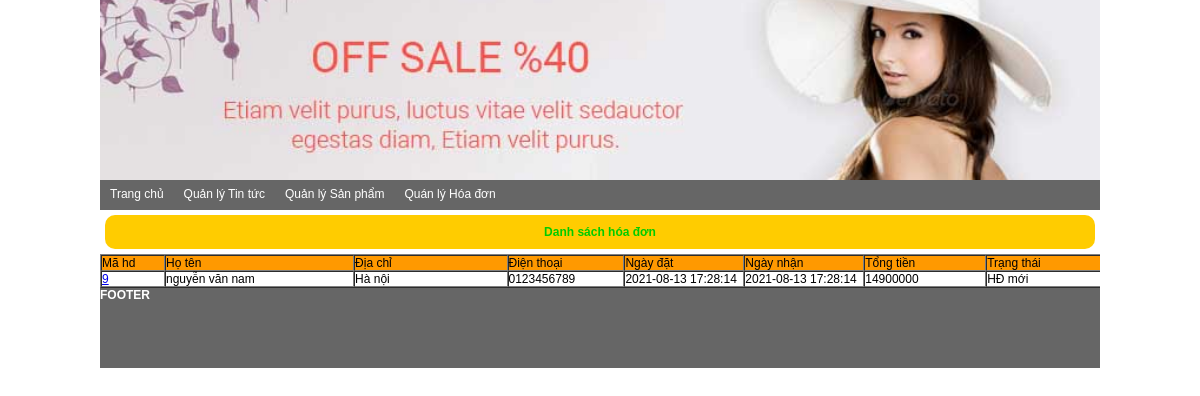
The app's page /Ngay36_MVC_Index_Admin/index_admin.php?module=hoadon with its own data.
### tables this page shows
CREATE TABLE `tbhoadon` (
  `mahd` int(11) NOT NULL,
  `tennguoimua` varchar(30) NOT NULL,
  `diachi` varchar(100) NOT NULL,
  `dienthoai` varchar(15) NOT NULL,
  `ngaydat` datetime NOT NULL DEFAULT CURRENT_TIMESTAMP,
  `ngaynhan` datetime NOT NULL DEFAULT CURRENT_TIMESTAMP,
  `trangthai` int(11) NOT NULL DEFAULT '0'
);

### Ngay36_MVC_Index_Admin/Models/clsDatabase.php (called while the page is built, shortened)
<?php
class clsDatabase
{
	public $conn = NULL;
	function clsDatabase()
	{
		try
		{
			$this->conn = new PDO("mysql:host=localhost;dbname=shop","root","");
			$this->conn->exec("SET NAMES UTF8");
		}
		catch(PDOException $ex)
		{
			echo "<h3>" . $ex->getMessage() . "</h3>";
			die("<h3> LỖI KẾT NỐI CSDL </h3>");
		}
	}
	function ThucthiSQL($sql, $data=NULL)
	{
		$this->pdo_stm = $this->conn->prepare($sql);
		$ketqua=false;
		if($data!=NULL)
			$ketqua = $this->pdo_stm->execute($data);
		else
			$ketqua = $this->pdo_stm->execute();
		return $ketqua;
	}
}
?>

### Ngay36_MVC_Index_Admin/Models/clsHoadon.php (called while the page is built, shortened)
<?php
class clsHoadon
{
	public $db;
	function clsHoadon()
	{
		$this->db = new clsDatabase();
	}
	function LayDanhSachHoadon()
	{
		$sql = "SELECT * FROM tbHoadon ORDER BY mahd DESC";
		$ketqua = $this->db->ThucthiSQL($sql);
		if($ketqua==TRUE)
			$this->data = $this->db->pdo_stm->fetchAll();
		return $ketqua;
	}
	public function TongTien($mahd)
	{
		$sql = "SELECT SUM(soluong*giamua) AS tongtien
					FROM `tbchitiethoadon` WHERE mahd=?";
		$data[] = $mahd;
 		$ketqua = $this->db->ThucthiSQL($sql,$data);
		if($ketqua==TRUE)
		{
			$this->data = $this->db->pdo_stm->fetch();
			return $this->data["tongtien"];
		}
		else
			return -1;
	}
}
?>

### Ngay36_MVC_Index_Admin/Views/vDanhSachHD.php (the view, shortened to what this page needs)
<!doctype html>
<html>
<head>
</head>
<body>
<h1 style="text-align: center; color: #0C0;"> Danh sách hóa đơn</h1>
<?php
if($ketqua)
{
?>
<table width="1122" border="1" align="center" cellpadding="0" cellspacing="0">
  <tr>
    <td width="63" bgcolor="#FF9900">Mã hd</td>
    <td width="186" bgcolor="#FF9900">Họ tên</td>
    <td width="151" bgcolor="#FF9900">Địa chỉ</td>
    <td width="115" bgcolor="#FF9900">Điện thoại</td>
    <td width="118" bgcolor="#FF9900">Ngày đặt</td>
    <td width="118" bgcolor="#FF9900">Ngày nhận</td>
    <td width="120" bgcolor="#FF9900">Tổng tiền</td>
    <td width="120" bgcolor="#FF9900">Trạng thái</td>
  </tr>
  <?php
	$rows = $hoadon->data;
	foreach($rows as $row)
	{
		$trangthai="";
		if($row["trangthai"]==0)
			$trangthai = "HĐ mới";
	?>
  <tr>
    <td><a href="?act=chitiet&id=<?=$row["mahd"]?>"> <?=$row["mahd"]?> </a></td>
    <td><?=$row["tennguoimua"]?></td>
    <td><?=$row["diachi"]?></td>
    <td><?=$row["dienthoai"]?></td>
    <td><?=$row["ngaydat"]?></td>
    <td><?=$row["ngaynhan"]?></td>
    <td><?=$hoadon->TongTien($row["mahd"])?></td>
    <td><?=$trangthai?></td>
  </tr>
  <?php
	}
  ?>
</table>
<?php
}
?>
</body>
</html>

### Ngay36_MVC_Index_Admin/css_Admin/Style.css (style rules this page uses)
* { margin:0px; padding:0px; box-sizing:border-box; font-family:Tahoma, Geneva, sans-serif; font-size:12px }
#content h1 { color; text-align:center; padding:10px; margin:5px; background:#FC0; color:#333; border-radius:10px }

### records on screen
tbhoadon: mahd "9", tennguoimua "nguyễn văn nam", diachi "Hà nội", dienthoai "0123456789", ngaydat "2021-08-13 17:28:14", ngaynhan "2021-08-13 17:28:14", TongTien "14900000", trangthai "HĐ mới"
